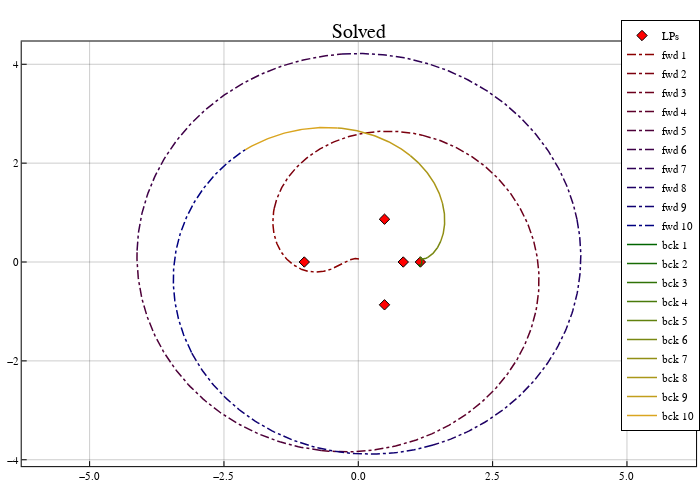

The notebook cell saved with this chart:
### Code cell
cs_fwd = palette([:darkred, :navyblue], max(Int(n/2),2))
cs_bck = palette([:darkgreen, :goldenrod], max(n-Int(n/2),2))

pcart = plot(size=(700,500), frame_style=:box, aspect_ratio=:equal, grid=0.4)
scatter!(pcart, lps[:,1], lps[:,2], marker=:diamond, color=:red, label="LPs")
# trajectory
for (ifwd,sol_fwd) in enumerate(sols_fwd)
    plot!(pcart, Array(sol_fwd)[1,:], Array(sol_fwd)[2,:], color=cs_fwd[ifwd], 
        linewidth=1.5, label="fwd $ifwd", linestyle=:dashdot)
end
for (ibck,sol_bck) in enumerate(sols_bck)
    plot!(pcart, Array(sol_bck)[1,:], Array(sol_bck)[2,:], color=cs_bck[ibck], 
        linewidth=1.5, label="bck $ibck", linestyle=:solid)
end
plot!(pcart; title="Solved")
pcart
